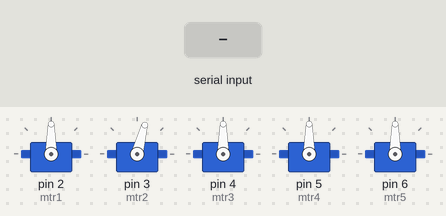
Recording of a sketch running on a simulated Arduino Uno, built with avr-gcc and run on an emulated ATmega328P. On the bench: 5 × servo. The inputs (shaded band) are chosen by the test bench.

Above: at 1.2 s.
1.3 s: "0" received over Serial
At 1.92 s:
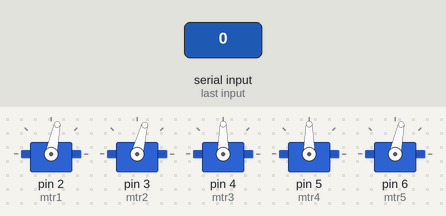
4.3 s: "2" received over Serial
At 4.49 s:
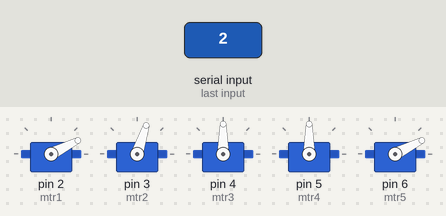
7.3 s: "1" received over Serial
At 7.46 s:
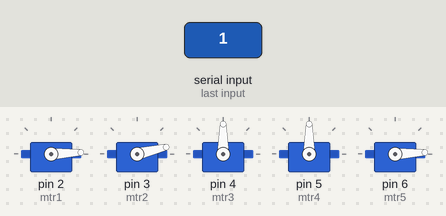
10.3 s: byte 98 ('b') received over Serial
13.3 s: "3" received over Serial
At 13.48 s:
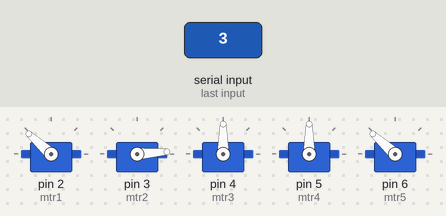
16.3 s: "4" received over Serial
At 20.11 s:
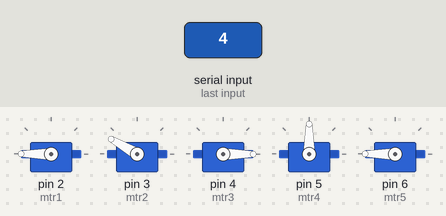
Timing chart, 0 to 20.3 s (numbered marks = the images above; inputs shaded):
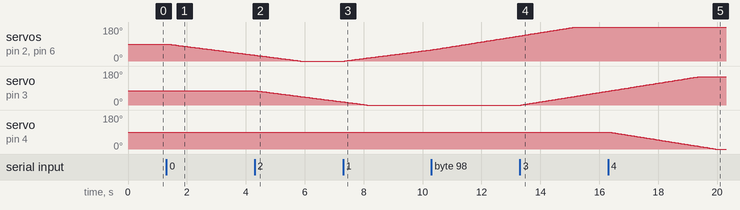

Measured:
- after the input at 1.3 s, servo on pin 2 (mtr1), servo on pin 6 (mtr5): moves from 90° to 31° over 2.9 s, starting after 0.06 s
- after the input at 4.3 s, servo on pin 3 (mtr2): moves from 75° to 17° over 2.9 s, starting after 0.08 s
- after the input at 7.3 s, servo on pin 2 (mtr1), servo on pin 6 (mtr5): moves from 0° to 59° over 2.9 s, starting after 0.06 s
- after the input at 13.3 s, servo on pin 3 (mtr2): moves from 0° to 73° over 2.9 s, starting after 0.06 s
- after the input at 16.3 s, servo on pin 4 (mtr3): moves from 90° to 0° over 3.6 s, starting at once

The sketch:

robot_kol_serii.ino
```cpp
#include <Servo.h>
Servo mtr1,mtr2,mtr3,mtr4,mtr5;
//    0-1  2-3  4-5  6-7  8-9
int aci1=90,aci2=75,aci3=90,aci4=90,aci5=90;
int aci11=0,aci22=0,aci33=0,aci44=0,aci55=0;
char gln,dly=50;

void setup(){
    Serial.begin(9600);
    mtr1.attach(2);mtr2.attach(3);mtr3.attach(4);mtr4.attach(5);mtr5.attach(6);
    mtr1.write(aci1);mtr2.write(aci2);mtr3.write(aci3);mtr4.write(aci4);mtr5.write(aci5);
     }

void motor(){
    switch(gln){
        case '0':if(aci11==-1){aci11=0;}else{aci11=-1;}break;
        case '1':if(aci11==1){aci11=0;}else{aci11=1;}break;
        case '2':if(aci22==-1){aci22=0;}else{aci22=-1;}break;
        case '3':if(aci22==1){aci22=0;}else{aci22=1;}break;
        case '4':if(aci33==-1){aci33=0;}else{aci33=-1;}break;
        case '5':if(aci33==1){aci33=0;}else{aci33=1;}break;
        case '6':if(aci44==-1){aci44=0;}else{aci44=-1;}break;
        case '7':if(aci44==1){aci44=0;}else{aci44=1;}break;
        case '8':if(aci55==-1){aci55=0;}else{aci55=-1;}break;
        case '9':if(aci55==1){aci55=0;}else{aci55=1;}break;}}

void ilerle(){
    aci1+=aci11;aci2+=aci22;aci3+=aci33;aci4+=aci44;aci5+=aci11;
    if(aci1>180){aci1=180;}else if(aci1<0){aci1=0;}
    if(aci2>150){aci2=150;}else if(aci2<0){aci2=0;}
    if(aci3>180){aci3=180;}else if(aci3<0){aci3=0;}
    if(aci4>180){aci4=180;}else if(aci4<0){aci4=0;}
    if(aci5>180){aci5=180;}else if(aci5<0){aci5=0;}
    mtr1.write(aci1);mtr2.write(aci2);mtr3.write(aci3);mtr4.write(aci4);mtr5.write(aci5);}
void ayarla(){switch(gln){
    case 'a':if(dly<10){dly+=2;}else{dly+=10;}break;
    case 'b':if(dly<=10){dly-=2;}else{dly-=10;}break;}
    if(dly<2){dly=2;}else if(dly>400){dly=400;}
}

void loop(){
delay(dly);ilerle();
if(Serial.available()>0){
    gln=Serial.read();
    if(gln>='0' and gln<='9'){motor();}
    else if(gln>='a' and gln<='b'){ayarla();}}

};
```
